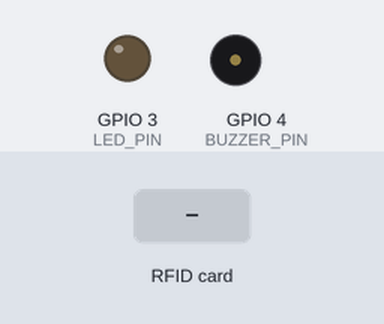
Simulated run of this sketch. Board: ESP32. Parts: output pins drawn as LEDs (lit = HIGH), buzzer (waves = sounding, pin HIGH). Inputs (shaded band) come from the test bench. WiFi joins after 1.5 s; servers stay silent unless stated; uploads are accepted with an empty reply; what the sketch prints to the serial monitor is not drawn.

Above: at 2.7 s.
2.8 s: RFID card 5E 7A 19 C4 held to the reader
At 2.88 s:
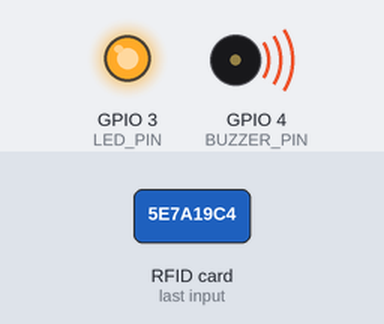
Timing chart, 0 to 5.8 s (numbered marks = the images above; inputs shaded):
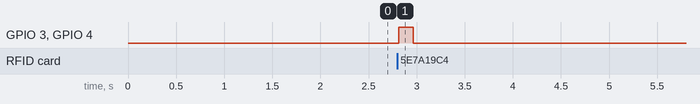

The sketch:

RFID.ino
```cpp
#include <SPI.h>
#include <MFRC522.h>
#include <WiFi.h>
#include <HTTPClient.h>

const char* ssid = "Mohamad's S20 FE";
const char* password = "rfjv6743";

#define SS_PIN 10
#define RST_PIN 9
#define LED_PIN 3
#define BUZZER_PIN 4

String pendingUID = "";

MFRC522 rfid(SS_PIN, RST_PIN);

void sendUID(String uid) {
  HTTPClient http;
  String url = "http://10.160.89.237:5000/scan?uid=" + uid;
  Serial.println("Sending: " + url);

  http.begin(url);
  int code = http.GET();
  Serial.println("HTTP code: " + String(code));
  http.end();
}

void setup() {
  Serial.begin(115200);

  WiFi.begin(ssid, password);
  Serial.print("Connecting to WiFi");
  while (WiFi.status() != WL_CONNECTED) {
    delay(300);
    Serial.print(".");
  }
  Serial.println("\nConnected!");
  Serial.println(WiFi.localIP());

  SPI.begin(6, 2, 7);
  rfid.PCD_Init();
  Serial.println("RFID ready");

  pinMode(LED_PIN, OUTPUT);
  pinMode(BUZZER_PIN, OUTPUT);
}

void loop() {

  // Verstuur pending UID
  if (pendingUID != "") {
    sendUID(pendingUID);
    pendingUID = "";
  }

  // RFID lezen
  if (rfid.PICC_IsNewCardPresent() && rfid.PICC_ReadCardSerial()) {

    String uidString = "";
    for (byte i = 0; i < rfid.uid.size; i++) {
      if (rfid.uid.uidByte[i] < 0x10) uidString += "0";
      uidString += String(rfid.uid.uidByte[i], HEX);
    }
    uidString.toUpperCase();

    Serial.println("UID: " + uidString);

    pendingUID = uidString;

    // LED + buzzer
    digitalWrite(LED_PIN, HIGH);
    digitalWrite(BUZZER_PIN, HIGH);
    delay(150);
    digitalWrite(BUZZER_PIN, LOW);
    digitalWrite(LED_PIN, LOW);

    rfid.PICC_HaltA();
    delay(300);
  }
}
```

Measured:
- after the input at 2.8 s, GPIO 3 (LED_PIN), GPIO 4 (BUZZER_PIN): LOW → HIGH at once, → LOW 0.15 s later
